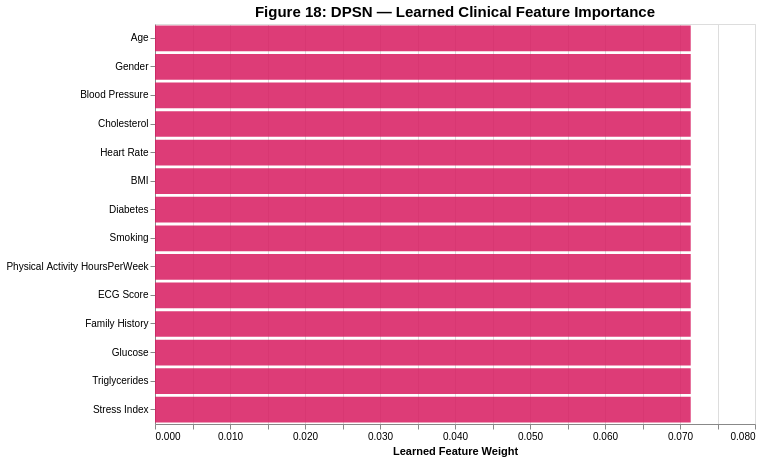

The notebook cell saved with this chart:
### Markdown cell above
### 7.1 DPSN Learned Feature Importance (Altair)

### Code cell
# ═══════════════════════════════════════════════════════════════════════
# DPSN FEATURE WEIGHTS — Altair
# ═══════════════════════════════════════════════════════════════════════

fw_df = pd.read_csv(os.path.join(RES_DIR, 'dpsn_feature_weights.csv'))
fw_df['Feature_Clean'] = fw_df['Feature'].str.replace('_', ' ')

chart = alt.Chart(fw_df).mark_bar(color='#D81B60', opacity=0.85).encode(
    x=alt.X('Learned Weight:Q', title='Learned Feature Weight'),
    y=alt.Y('Feature_Clean:N', sort='-x', title=''),
    tooltip=['Feature_Clean', alt.Tooltip('Learned Weight:Q', format='.4f')]
).properties(
    width=600, height=400,
    title='Figure 18: DPSN — Learned Clinical Feature Importance'
).configure_title(fontSize=15, fontWeight='bold')

chart

### Figure 1 — Vega-Lite specification as saved in the notebook (floating-point values rounded to 4 significant figures)
{"config": {"view": {"continuousWidth": 300, "continuousHeight": 300}, "title": {"fontSize": 15, "fontWeight": "bold"}}, "data": {"name": "data-70b126f7e513cd8925220b279a2f2d3b"}, "mark": {"type": "bar", "color": "#D81B60", "opacity": 0.85}, "encoding": {"tooltip": [{"field": "Feature_Clean", "type": "nominal"}, {"field": "Learned Weight", "format": ".4f", "type": "quantitative"}], "x": {"field": "Learned Weight", "title": "Learned Feature Weight", "type": "quantitative"}, "y": {"field": "Feature_Clean", "sort": "-x", "title": "", "type": "nominal"}}, "height": 400, "title": "Figure 18: DPSN — Learned Clinical Feature Importance", "width": 600, "$schema": "https://vega.github.io/schema/vega-lite/v6.4.1.json", "datasets": {"data-70b126f7e513cd8925220b279a2f2d3b": [{"Feature": "Age", "Learned Weight": 0.07143, "Feature_Clean": "Age"}, {"Feature": "Gender", "Learned Weight": 0.07143, "Feature_Clean": "Gender"}, {"Feature": "Blood_Pressure", "Learned Weight": 0.07143, "Feature_Clean": "Blood Pressure"}, {"Feature": "Cholesterol", "Learned Weight": 0.07143, "Feature_Clean": "Cholesterol"}, {"Feature": "Heart_Rate", "Learned Weight": 0.07143, "Feature_Clean": "Heart Rate"}, {"Feature": "BMI", "Learned Weight": 0.07143, "Feature_Clean": "BMI"}, {"Feature": "Diabetes", "Learned Weight": 0.07143, "Feature_Clean": "Diabetes"}, {"Feature": "Smoking", "Learned Weight": 0.07143, "Feature_Clean": "Smoking"}, {"Feature": "Physical_Activity_HoursPerWeek", "Learned Weight": 0.07143, "Feature_Clean": "Physical Activity HoursPerWeek"}, {"Feature": "ECG_Score", "Learned Weight": 0.07143, "Feature_Clean": "ECG Score"}, {"Feature": "Family_History", "Learned Weight": 0.07143, "Feature_Clean": "Family History"}, {"Feature": "Glucose", "Learned Weight": 0.07143, "Feature_Clean": "Glucose"}, {"Feature": "Triglycerides", "Learned Weight": 0.07143, "Feature_Clean": "Triglycerides"}, {"Feature": "Stress_Index", "Learned Weight": 0.07143, "Feature_Clean": "Stress Index"}]}}
